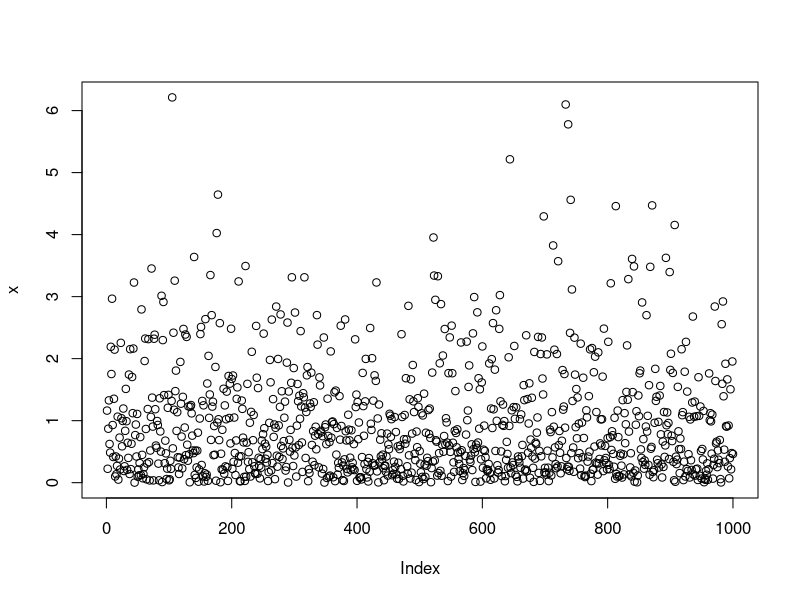

Source code (R): (Note: this script raises an error after producing the figure.)
## ---- chunk 1
knitr::opts_chunk$set(echo = TRUE)
## ---- chunk 2
#This is an example using include = T, message = T, warning=T, echo = T, fig.cap="Figure 1".
x = rexp(1000)
min(x)
max(x)
plot(x)
## ---- chunk 3
knitr::include_graphics("../figures/orange.jpeg")
## ---- chunk 4
#default R printout
print(head(mtcars))

#kable (from knitr)
library(knitr)
kable(head(mtcars),digits =1,caption = "An motorcars table")
